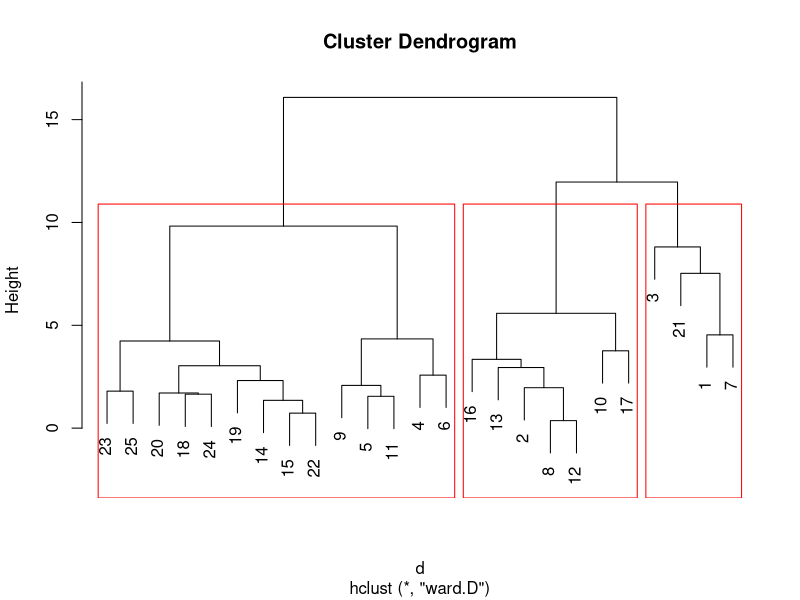
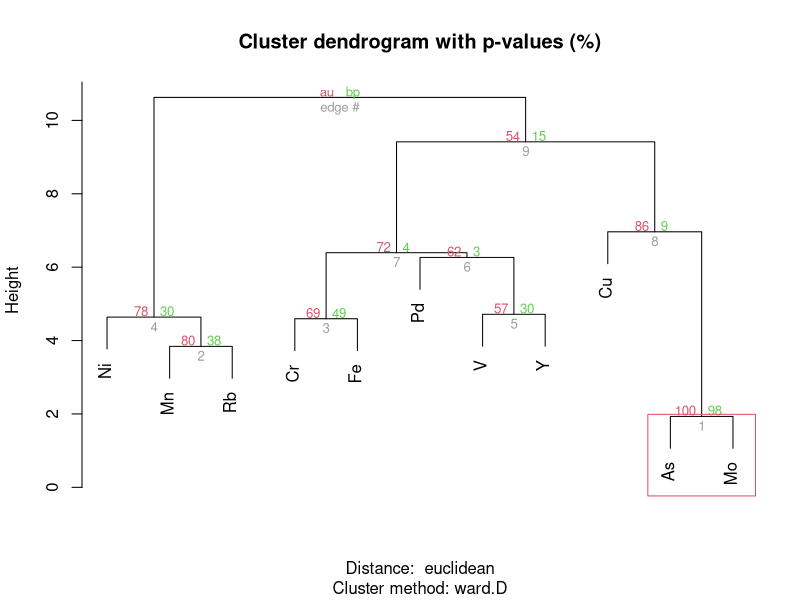
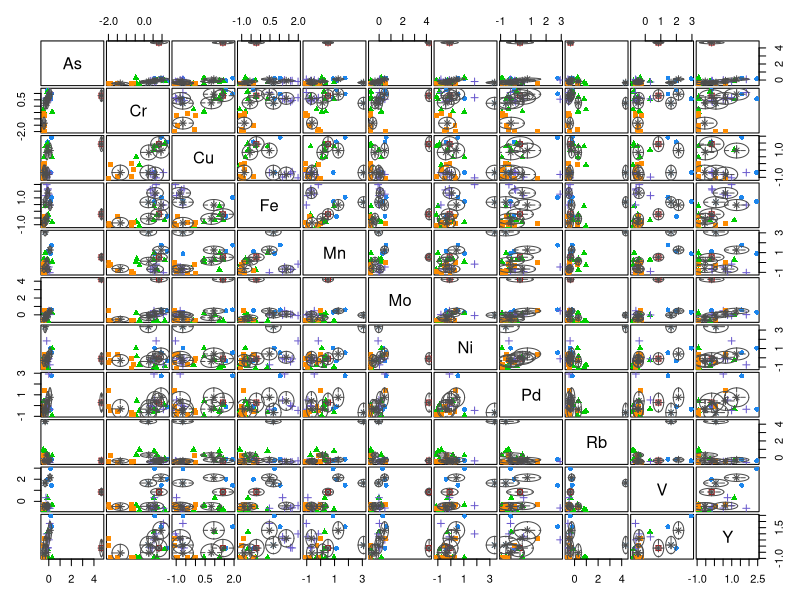
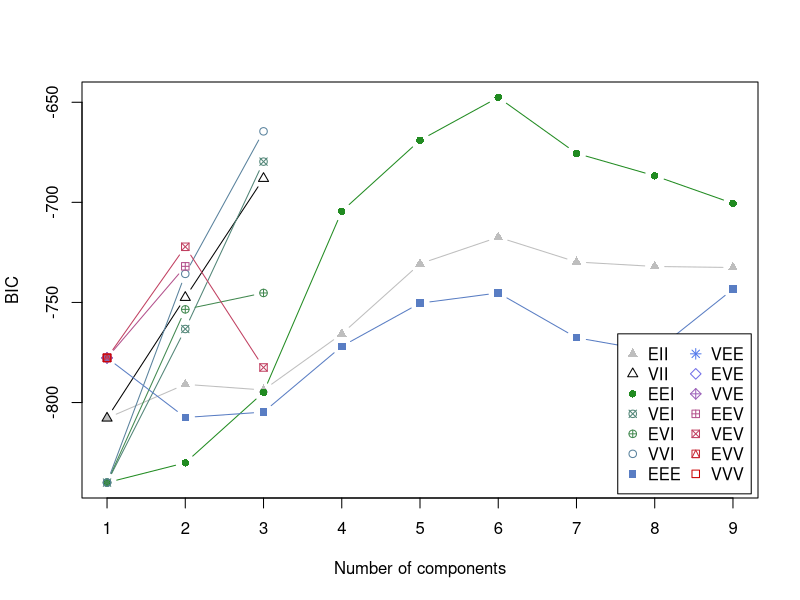
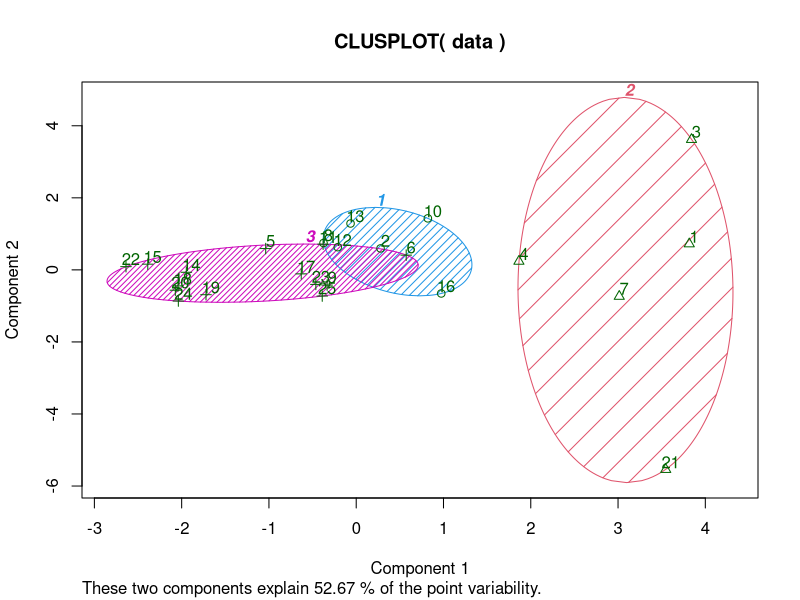
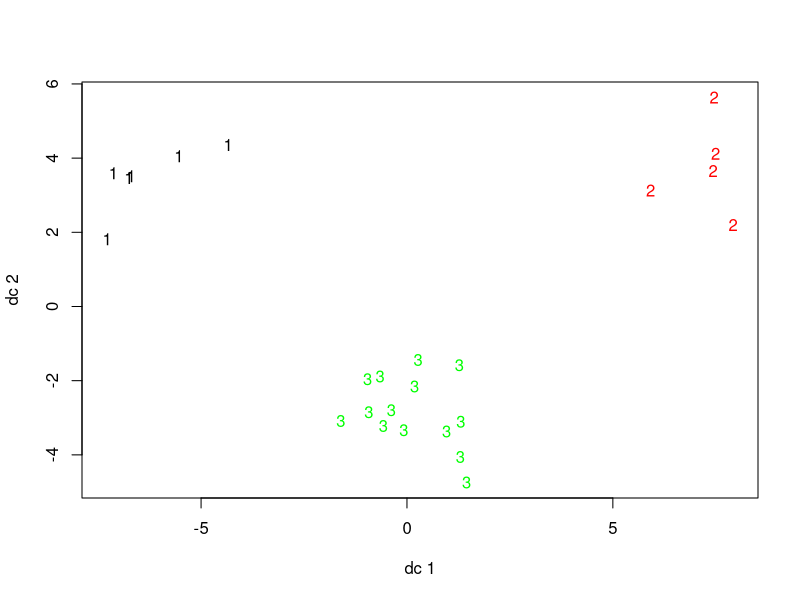
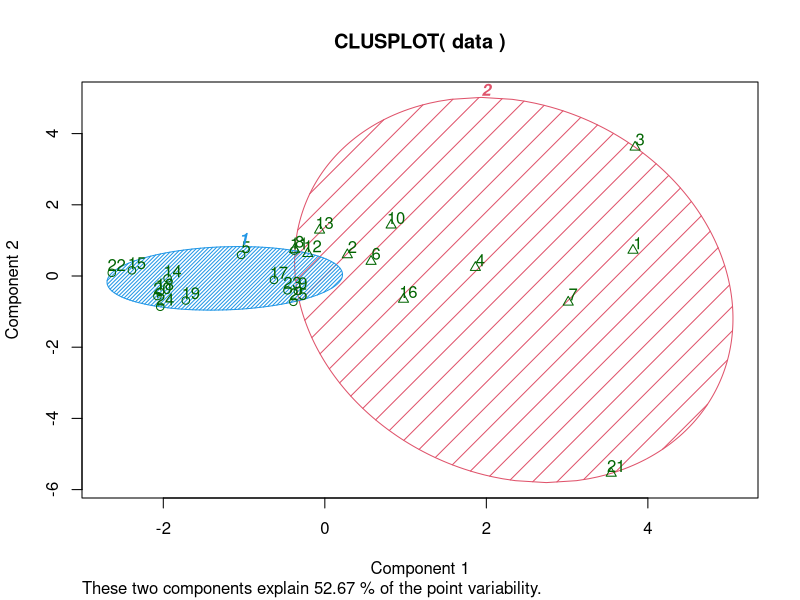
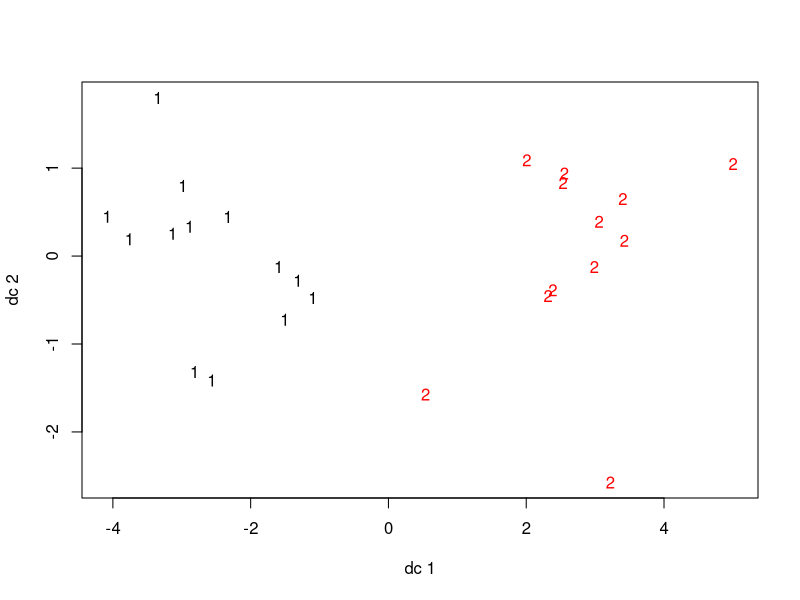

Write R code to recreate these figures, in order.
library(readr)
dataset <- read_csv("resultados_muestras.csv")


#' Clustering approach 
#' 
data <- scale(dataset[-1])

# K-Means Cluster Analysis
fit <- kmeans(data, 3) # 3 cluster solution
# get cluster means
aggregate(data,by=list(fit$cluster),FUN=mean)
# append cluster assignment
mydata <- data.frame(data, fit$cluster) 

cbind(mydata$fit.cluster,dataset$Origen)

# Ward Hierarchical Clustering
d <- dist(data, method = "euclidean") # distance matrix
fit <- hclust(d, method="ward")
plot(fit) # display dendogram
groups <- cutree(fit, k=3) # cut tree into 5 clusters
# draw dendogram with red borders around the 5 clusters
rect.hclust(fit, k=3, border="red") 

# Ward Hierarchical Clustering with Bootstrapped p values
library(pvclust)
fit <- pvclust(data, method.hclust="ward",
               method.dist="euclidean")
plot(fit) # dendogram with p values
# add rectangles around groups highly supported by the data
pvrect(fit, alpha=.95)

# Model Based Clustering  <-- interesante, chequear después
library(mclust)
fit <- Mclust(data)
plot(fit,what = c("classification")) # plot results

plot(fit,what = c("BIC"))
summary(fit) # display the best model 


# K-Means Clustering with 3 clusters
fit <- kmeans(data, 3)

# Cluster Plot against 1st 2 principal components

# vary parameters for most readable graph
library(cluster)
clusplot(data, fit$cluster, color=TRUE, shade=TRUE,
         labels=2, lines=0)

# Centroid Plot against 1st 2 discriminant functions
library(fpc)
plotcluster(data, fit$cluster) 

fit.k2 <- kmeans(data, 2)

# Cluster Plot against 1st 2 principal components

# vary parameters for most readable graph
library(cluster)
clusplot(data, fit.k2$cluster, color=TRUE, shade=TRUE,
         labels=2, lines=0)

# Centroid Plot against 1st 2 discriminant functions
library(fpc)
plotcluster(data, fit.k2$cluster) 

# comparamos los dos clusters
cluster.stats(d, fit$cluster, fit.k2$cluster) 
